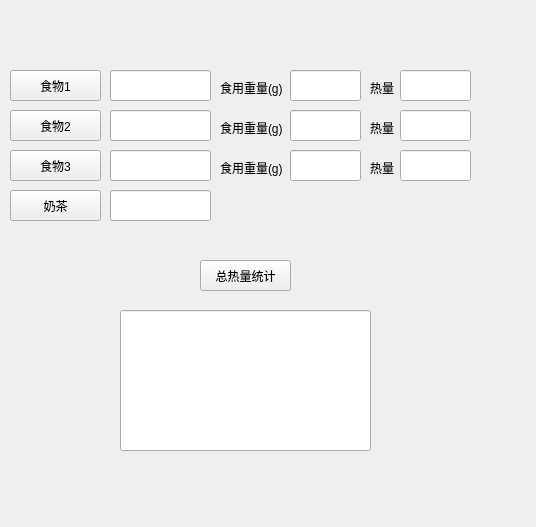
<?xml version="1.0" encoding="UTF-8"?>
<ui version="4.0">
 <class>Form</class>
 <widget class="QWidget" name="Form">
  <property name="geometry">
   <rect>
    <x>0</x>
    <y>0</y>
    <width>536</width>
    <height>527</height>
   </rect>
  </property>
  <property name="windowTitle">
   <string>Form</string>
  </property>
  <widget class="QPushButton" name="pushButton">
   <property name="geometry">
    <rect>
     <x>10</x>
     <y>70</y>
     <width>91</width>
     <height>31</height>
    </rect>
   </property>
   <property name="text">
    <string>食物1</string>
   </property>
  </widget>
  <widget class="QLineEdit" name="lineEdit">
   <property name="geometry">
    <rect>
     <x>110</x>
     <y>70</y>
     <width>101</width>
     <height>31</height>
    </rect>
   </property>
  </widget>
  <widget class="QLineEdit" name="lineEdit_2">
   <property name="geometry">
    <rect>
     <x>290</x>
     <y>70</y>
     <width>71</width>
     <height>31</height>
    </rect>
   </property>
  </widget>
  <widget class="QLabel" name="label">
   <property name="geometry">
    <rect>
     <x>220</x>
     <y>80</y>
     <width>71</width>
     <height>16</height>
    </rect>
   </property>
   <property name="text">
    <string>食用重量(g)</string>
   </property>
  </widget>
  <widget class="QLineEdit" name="lineEdit_3">
   <property name="geometry">
    <rect>
     <x>400</x>
     <y>70</y>
     <width>71</width>
     <height>31</height>
    </rect>
   </property>
  </widget>
  <widget class="QLabel" name="label_2">
   <property name="geometry">
    <rect>
     <x>370</x>
     <y>80</y>
     <width>41</width>
     <height>16</height>
    </rect>
   </property>
   <property name="text">
    <string>热量</string>
   </property>
  </widget>
  <widget class="QLineEdit" name="lineEdit_4">
   <property name="geometry">
    <rect>
     <x>110</x>
     <y>110</y>
     <width>101</width>
     <height>31</height>
    </rect>
   </property>
  </widget>
  <widget class="QLineEdit" name="lineEdit_5">
   <property name="geometry">
    <rect>
     <x>400</x>
     <y>110</y>
     <width>71</width>
     <height>31</height>
    </rect>
   </property>
  </widget>
  <widget class="QLineEdit" name="lineEdit_6">
   <property name="geometry">
    <rect>
     <x>290</x>
     <y>110</y>
     <width>71</width>
     <height>31</height>
    </rect>
   </property>
  </widget>
  <widget class="QLabel" name="label_3">
   <property name="geometry">
    <rect>
     <x>370</x>
     <y>120</y>
     <width>41</width>
     <height>16</height>
    </rect>
   </property>
   <property name="text">
    <string>热量</string>
   </property>
  </widget>
  <widget class="QPushButton" name="pushButton_2">
   <property name="geometry">
    <rect>
     <x>10</x>
     <y>110</y>
     <width>91</width>
     <height>31</height>
    </rect>
   </property>
   <property name="text">
    <string>食物2</string>
   </property>
  </widget>
  <widget class="QLabel" name="label_4">
   <property name="geometry">
    <rect>
     <x>220</x>
     <y>120</y>
     <width>71</width>
     <height>16</height>
    </rect>
   </property>
   <property name="text">
    <string>食用重量(g)</string>
   </property>
  </widget>
  <widget class="QLineEdit" name="lineEdit_7">
   <property name="geometry">
    <rect>
     <x>110</x>
     <y>150</y>
     <width>101</width>
     <height>31</height>
    </rect>
   </property>
  </widget>
  <widget class="QLineEdit" name="lineEdit_8">
   <property name="geometry">
    <rect>
     <x>400</x>
     <y>150</y>
     <width>71</width>
     <height>31</height>
    </rect>
   </property>
  </widget>
  <widget class="QLineEdit" name="lineEdit_9">
   <property name="geometry">
    <rect>
     <x>290</x>
     <y>150</y>
     <width>71</width>
     <height>31</height>
    </rect>
   </property>
  </widget>
  <widget class="QLabel" name="label_5">
   <property name="geometry">
    <rect>
     <x>370</x>
     <y>160</y>
     <width>41</width>
     <height>16</height>
    </rect>
   </property>
   <property name="text">
    <string>热量</string>
   </property>
  </widget>
  <widget class="QPushButton" name="pushButton_3">
   <property name="geometry">
    <rect>
     <x>10</x>
     <y>150</y>
     <width>91</width>
     <height>31</height>
    </rect>
   </property>
   <property name="text">
    <string>食物3</string>
   </property>
  </widget>
  <widget class="QLabel" name="label_6">
   <property name="geometry">
    <rect>
     <x>220</x>
     <y>160</y>
     <width>71</width>
     <height>16</height>
    </rect>
   </property>
   <property name="text">
    <string>食用重量(g)</string>
   </property>
  </widget>
  <widget class="QPushButton" name="pushButton_4">
   <property name="geometry">
    <rect>
     <x>10</x>
     <y>190</y>
     <width>91</width>
     <height>31</height>
    </rect>
   </property>
   <property name="text">
    <string>奶茶</string>
   </property>
  </widget>
  <widget class="QLineEdit" name="lineEdit_10">
   <property name="geometry">
    <rect>
     <x>110</x>
     <y>190</y>
     <width>101</width>
     <height>31</height>
    </rect>
   </property>
  </widget>
  <widget class="QPushButton" name="pushButton_5">
   <property name="geometry">
    <rect>
     <x>200</x>
     <y>260</y>
     <width>91</width>
     <height>31</height>
    </rect>
   </property>
   <property name="text">
    <string>总热量统计</string>
   </property>
  </widget>
  <widget class="QLineEdit" name="lineEdit_11">
   <property name="geometry">
    <rect>
     <x>120</x>
     <y>310</y>
     <width>251</width>
     <height>141</height>
    </rect>
   </property>
  </widget>
 </widget>
 <resources/>
 <connections/>
 <slots>
  <slot>slot1()</slot>
 </slots>
</ui>
